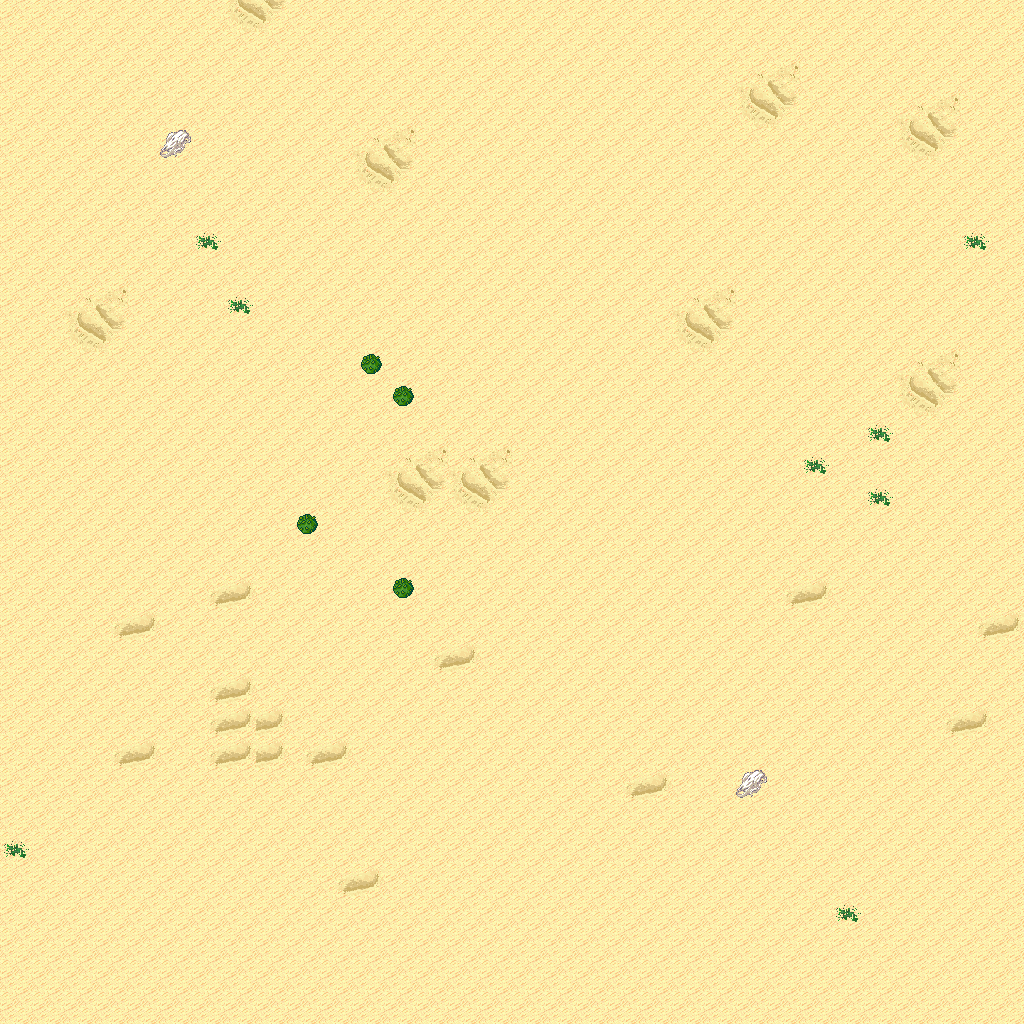

Tiled map render using the project's own tile images. Description and the map definition, with tile-layer contents summarised, below:
An orthogonal 32x32 tile map with 32x32 px tiles, 5 tile layers (Ground, Objects, Objects2, Above, ...), 1 hidden layer not drawn, 6 tilesets.

<map version="1.10" tiledversion="1.11.0" orientation="orthogonal" renderorder="right-down" width="32" height="32" tilewidth="32" tileheight="32" infinite="0" nextlayerid="11" nextobjectid="1">
 <tileset firstgid="1" name="logic_collision" tilewidth="32" tileheight="32" tilecount="1" columns="1">
  <image source="../drawable/logic_collision.png" width="32" height="32" />
 </tileset>
 <tileset firstgid="2" name="terrain_desert" tilewidth="32" tileheight="32" tilecount="88" columns="8">
  <image source="../drawable/terrain_desert.png" width="256" height="352" />
 </tileset>
 <tileset firstgid="90" name="ground_sand_2" tilewidth="32" tileheight="32" tilecount="15" columns="5">
  <image source="../drawable/ground_sand_2.png" width="160" height="96" />
 </tileset>
 <tileset firstgid="105" name="plant_cactus_2" tilewidth="32" tileheight="32" tilecount="10" columns="5">
  <image source="../drawable/plant_cactus_2.png" width="160" height="64" />
 </tileset>
 <tileset firstgid="115" name="plant_round_cactuses" tilewidth="32" tileheight="32" tilecount="20" columns="10">
  <image source="../drawable/plant_round_cactuses.png" width="320" height="64" />
 </tileset>
 <tileset firstgid="135" name="plant_cactus" tilewidth="32" tileheight="32" tilecount="2" columns="1">
  <image source="../drawable/plant_cactus.png" width="32" height="64" />
 </tileset>
 <layer id="1" name="Ground" width="32" height="32">
  <data>[1024 cells, 1024 non-empty, 9 distinct tile ids]</data>
 </layer>
 <layer id="2" name="Objects" width="32" height="32">
  <data>[1024 cells, 4 non-empty, 1 distinct tile ids]</data>
 </layer>
 <layer id="3" name="Objects2" width="32" height="32">
  <data>[1024 cells, 0 non-empty, 0 distinct tile ids]</data>
 </layer>
 <layer id="4" name="Above" width="32" height="32">
  <data>[1024 cells, 0 non-empty, 0 distinct tile ids]</data>
 </layer>
 <layer id="5" name="Above2" width="32" height="32">
  <data>[1024 cells, 0 non-empty, 0 distinct tile ids]</data>
 </layer>
 <layer id="6" name="Walkable" width="32" height="32" visible="0">
  <data>[1024 cells, 7 non-empty, 1 distinct tile ids]</data>
 </layer>
 <objectgroup id="7" name="Mapevents" />
 <objectgroup id="8" name="Spawn" />
 <objectgroup id="9" name="Keys" />
 <objectgroup id="10" name="Replace" />
</map>
